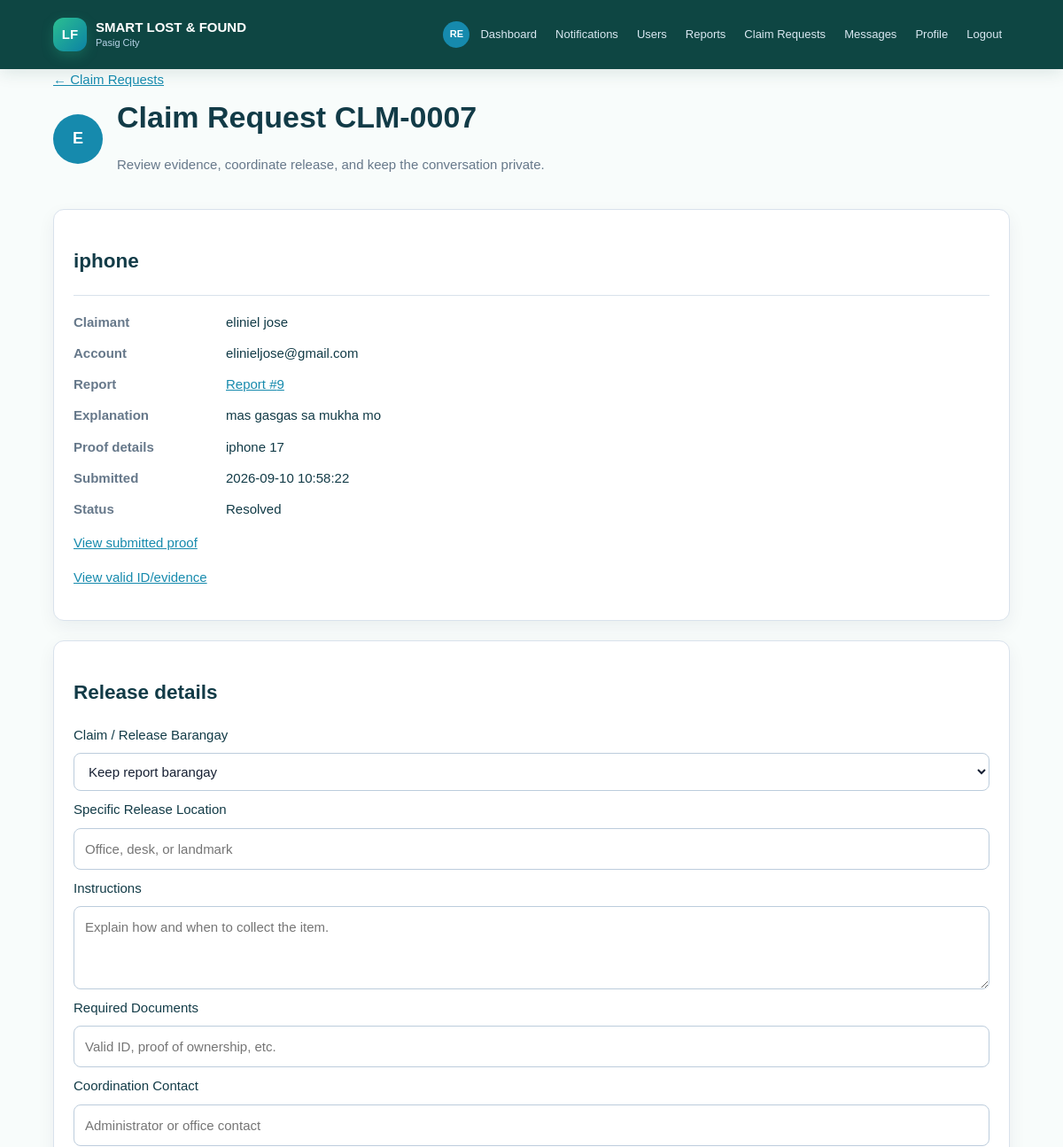
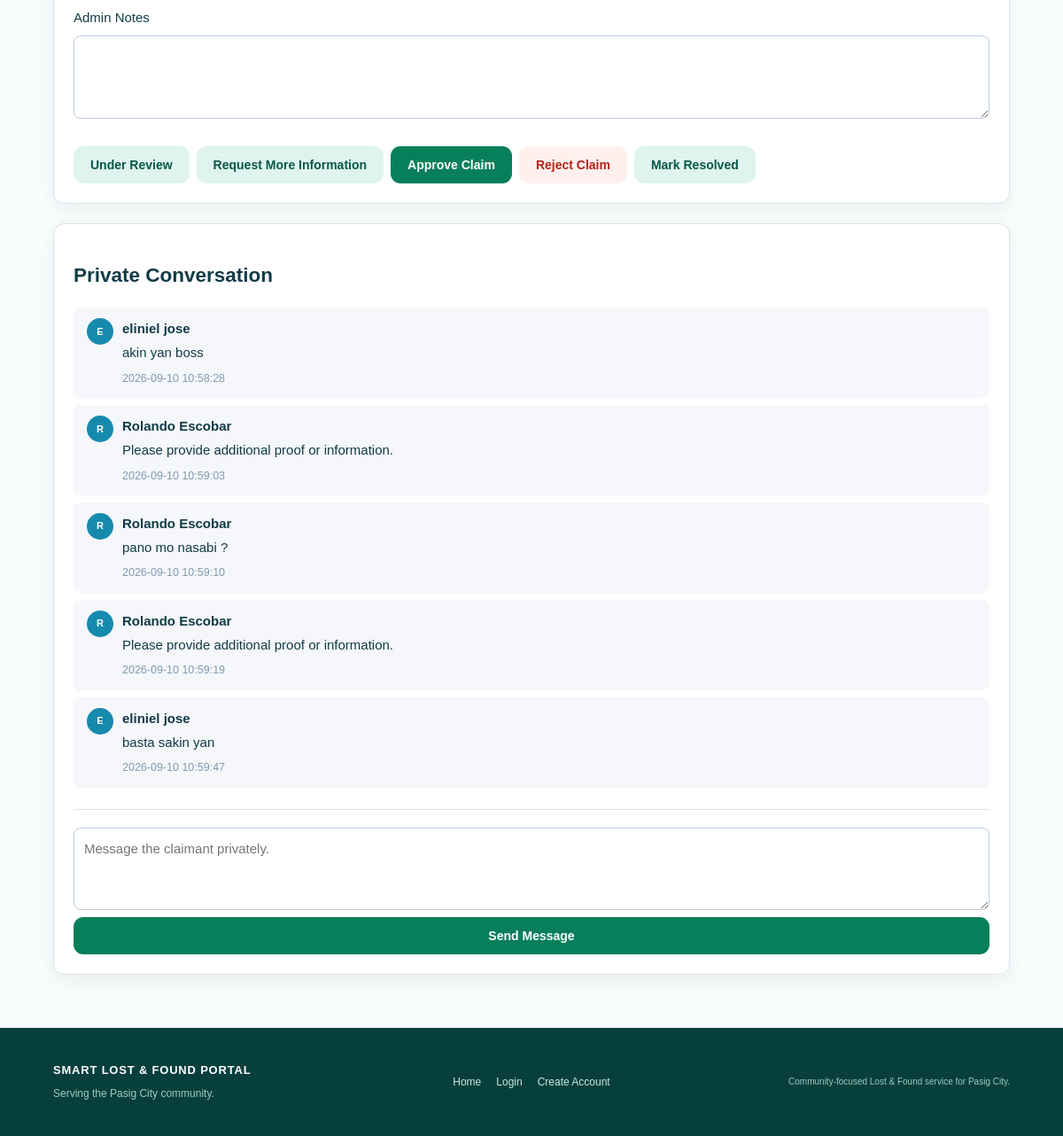
The page /admin/claims/7 (signed in) on the database its author committed (2 pictures, top to bottom).
### tables this page shows
CREATE TABLE users (id INTEGER PRIMARY KEY AUTOINCREMENT, username TEXT UNIQUE NOT NULL, email TEXT UNIQUE NOT NULL, password_hash TEXT NOT NULL, role TEXT NOT NULL DEFAULT 'STUDENT', full_name TEXT, student_id TEXT, security_question TEXT, security_answer_hash TEXT, account_status TEXT DEFAULT 'ACTIVE', created_at TEXT, profile_picture TEXT, theme_preference TEXT DEFAULT 'light');

CREATE TABLE claims (id INTEGER PRIMARY KEY AUTOINCREMENT, item_id INTEGER NOT NULL, claimant_id INTEGER NOT NULL, proof TEXT, status TEXT NOT NULL DEFAULT 'PENDING', admin_notes TEXT, created_at TEXT DEFAULT CURRENT_TIMESTAMP, reviewed_at TEXT, reason TEXT, proof_filename TEXT, id_filename TEXT, updated_at TEXT, release_barangay TEXT, release_location TEXT, release_instructions TEXT, required_documents TEXT, coordination_contact TEXT, FOREIGN KEY(item_id) REFERENCES items(id), FOREIGN KEY(claimant_id) REFERENCES users(id));

CREATE TABLE items (id INTEGER PRIMARY KEY AUTOINCREMENT, user_id INTEGER NOT NULL, item_type TEXT NOT NULL, item_name TEXT NOT NULL, category TEXT NOT NULL, location TEXT NOT NULL, item_date TEXT NOT NULL, item_time TEXT, color TEXT, description TEXT, status TEXT NOT NULL DEFAULT 'ACTIVE', created_at TEXT DEFAULT CURRENT_TIMESTAMP, additional_details TEXT, contact_info TEXT, image_filename TEXT, updated_at TEXT, specific_location TEXT, review_notes TEXT, FOREIGN KEY(user_id) REFERENCES users(id));

CREATE TABLE messages (id INTEGER PRIMARY KEY AUTOINCREMENT, sender_id INTEGER NOT NULL, recipient_id INTEGER, item_id INTEGER, claim_id INTEGER, body TEXT NOT NULL, created_at TEXT DEFAULT CURRENT_TIMESTAMP, read_at TEXT, FOREIGN KEY(sender_id) REFERENCES users(id), FOREIGN KEY(recipient_id) REFERENCES users(id), FOREIGN KEY(item_id) REFERENCES items(id), FOREIGN KEY(claim_id) REFERENCES claims(id));

### main.py (the view)
@app.route("/admin/claims/<int:claim_id>")
def admin_claim_detail(claim_id):
    if (blocked := admin_required()):
        return blocked
    conn = get_connection()
    claim_row = conn.execute(
        "SELECT claims.*,items.item_name,items.item_type,items.location,items.item_date,items.description,items.image_filename,users.full_name AS claimant_name,users.email AS claimant_email,users.profile_picture AS claimant_picture "
        "FROM claims JOIN items ON items.id=claims.item_id JOIN users ON users.id=claims.claimant_id WHERE claims.id=?",
        (claim_id,)
    ).fetchone()
    messages = conn.execute("SELECT messages.*,users.full_name,users.email,users.profile_picture FROM messages JOIN users ON users.id=messages.sender_id WHERE messages.claim_id=? ORDER BY messages.id", (claim_id,)).fetchall()
    conn.close()
    if not claim_row:
        abort(404)
    return render_template("admin_claim_detail.html", claim=claim_row, messages=messages)

### database.py (called while the page is built)
def get_connection():
    conn = sqlite3.connect(DB_NAME)
    conn.row_factory = sqlite3.Row
    conn.execute("PRAGMA foreign_keys = ON")
    return conn

### main.py (called while the page is built)
def is_admin(user=None):
    return bool(user and str(user["role"]).upper() == "ADMIN")

def current_user():
    user_id = session.get("user_id")
    if not user_id:
        return None
    conn = get_connection()
    user = conn.execute("SELECT * FROM users WHERE id=?", (user_id,)).fetchone()
    conn.close()
    return user

def user_required(message="Please log in to continue."):
    if not session.get("user_id"):
        flash(message, "info")
        return redirect(url_for("login", next=request.path))
    return None

def admin_required():
    blocked = user_required("Please log in as an administrator to continue.")
    if blocked:
        return blocked
    if not is_admin(current_user()):
        abort(403)
    return None

def avatar_url(user):
    filename = user["profile_picture"] if user and "profile_picture" in user.keys() else None
    return url_for("static", filename=f"uploads/avatars/{filename}") if filename else None

def initials(user):
    name = (user["full_name"] if user and "full_name" in user.keys() else "") or "User"
    parts = [part for part in name.split() if part]
    return "".join(part[0] for part in parts[:2]).upper() or "U"

def claim_code(claim_id):
    return f"CLM-{claim_id:04d}"

@app.context_processor
def template_context():
    user = current_user()
    unread = 0
    if user:
        conn = get_connection()
        unread = conn.execute("SELECT COUNT(*) FROM notifications WHERE user_id=? AND is_read=0", (user["id"],)).fetchone()[0]
        conn.close()
    return {
        "current_user": user,
        "categories": CATEGORIES,
        "barangays": BARANGAYS,
        "all_barangays": ALL_BARANGAYS,
        "public_item_image": public_item_image,
        "avatar_url": avatar_url,
        "initials": initials,
        "unread_notifications": unread,
        "claim_code": claim_code,
        "theme": (user["theme_preference"] if user and user["theme_preference"] in ("light", "dark", "system") else "light") if user else "light"
    }

### templates/admin_claim_detail.html
{% extends "base.html" %}{% block title %}{{ claim_code(claim['id']) }} | Pasig City{% endblock %}{% block content %}<div class="page-head"><a href="{{ url_for('admin_claims') }}">&larr; Claim Requests</a><div class="profile-header">{% if claim['claimant_picture'] %}<img class="avatar avatar-medium" src="{{ url_for('static',filename='uploads/avatars/' + claim['claimant_picture']) }}" alt="Claimant profile picture">{% else %}<div class="avatar avatar-medium">{{ claim['claimant_name'][0]|upper if claim['claimant_name'] else 'U' }}</div>{% endif %}<div><h1>Claim Request {{ claim_code(claim['id']) }}</h1><p class="muted">Review evidence, coordinate release, and keep the conversation private.</p></div></div></div><section class="panel"><h2>{{ claim['item_name'] }}</h2><dl><dt>Claimant</dt><dd>{{ claim['claimant_name'] or claim['claimant_email'] }}</dd><dt>Account</dt><dd>{{ claim['claimant_email'] }}</dd><dt>Report</dt><dd><a href="{{ url_for('admin_report_detail',item_id=claim['item_id']) }}">Report #{{ claim['item_id'] }}</a></dd><dt>Explanation</dt><dd>{{ claim['reason'] }}</dd><dt>Proof details</dt><dd>{{ claim['proof'] }}</dd><dt>Submitted</dt><dd>{{ claim['created_at'] }}</dd><dt>Status</dt><dd>{{ claim['status']|title }}</dd></dl>{% if claim['proof_filename'] %}<p><a href="{{ url_for('private_file',filename=claim['proof_filename']) }}">View submitted proof</a></p>{% endif %}{% if claim['id_filename'] %}<p><a href="{{ url_for('private_file',filename=claim['id_filename']) }}">View valid ID/evidence</a></p>{% endif %}</section><section class="panel"><h2>Release details</h2><form method="post" action="{{ url_for('admin_claim_action',claim_id=claim['id'],action='approve') }}" class="form"><label>Claim / Release Barangay</label><select name="release_barangay"><option value="">Keep report barangay</option>{% for district,places in barangays.items() %}<optgroup label="{{ district }}">{% for place in places %}<option value="{{ place }}" {% if claim['release_barangay']==place %}selected{% endif %}>{{ place }}</option>{% endfor %}</optgroup>{% endfor %}</select><label>Specific Release Location</label><input name="release_location" value="{{ claim['release_location'] or '' }}" placeholder="Office, desk, or landmark"><label>Instructions</label><textarea name="release_instructions" rows="3" placeholder="Explain how and when to collect the item.">{{ claim['release_instructions'] or '' }}</textarea><label>Required Documents</label><input name="required_documents" value="{{ claim['required_documents'] or '' }}" placeholder="Valid ID, proof of ownership, etc."><label>Coordination Contact</label><input name="coordination_contact" value="{{ claim['coordination_contact'] or '' }}" placeholder="Administrator or office contact"><label>Admin Notes</label><textarea name="notes" rows="3">{{ claim['admin_notes'] or '' }}</textarea><div class="admin-actions"><button class="btn secondary" formaction="{{ url_for('admin_claim_action',claim_id=claim['id'],action='under-review') }}">Under Review</button><button class="btn secondary" formaction="{{ url_for('admin_claim_action',claim_id=claim['id'],action='request-info') }}">Request More Information</button><button class="btn primary">Approve Claim</button><button class="btn danger" formaction="{{ url_for('admin_claim_action',claim_id=claim['id'],action='reject') }}">Reject Claim</button><button class="btn secondary" formaction="{{ url_for('admin_claim_action',claim_id=claim['id'],action='resolve') }}">Mark Resolved</button></div></form></section><section class="panel"><h2>Private Conversation</h2>{% for message in messages %}<div class="chat-message">{% if message['profile_picture'] %}<img class="avatar avatar-small" src="{{ url_for('static',filename='uploads/avatars/' + message['profile_picture']) }}" alt="Profile picture">{% else %}<span class="avatar avatar-small">{{ message['full_name'][0]|upper if message['full_name'] else 'U' }}</span>{% endif %}<div><b>{{ message['full_name'] or message['email'] }}</b><p>{{ message['body'] }}</p><small>{{ message['created_at'] }}</small></div></div>{% else %}<div class="empty">No messages yet.</div>{% endfor %}<form method="post" action="{{ url_for('claim_message',claim_id=claim['id']) }}" class="message-form"><textarea name="body" rows="3" placeholder="Message the claimant privately." required></textarea><button class="btn primary">Send Message</button></form></section>{% endblock %}

### static/style.css (style rules this page uses)
* { box-sizing:border-box }
body { margin:0;background:#f5f7fa;color:#172033;font:15px/1.55 Arial,Helvetica,sans-serif }
.home-note,.primary-action,.feature-card,.action-card,.panel,.item-card,.admin-row { background:#fff;border:1px solid #d9e2ec;border-radius:12px;box-shadow:0 7px 20px rgba(16,42,67,.06) }
.page-head { margin-bottom:24px }
.page-head h1 { margin:5px 0;font-size:34px }
.muted { color:#66788a }
.btn { display:inline-block;border:0;border-radius:8px;padding:11px 16px;text-decoration:none;cursor:pointer;font-weight:700;font-size:14px }
.btn.primary { background:#168aad;color:#fff }
.btn.secondary { background:#e8f1f5;color:#164e63 }
.btn.danger { background:#fff0ed;color:#b42318 }
.form { display:flex;flex-direction:column;gap:9px }
.form input,.form select,.form textarea,.filter-bar input,.filter-bar select { width:100%;padding:11px 12px;border:1px solid #bcccdc;border-radius:8px;background:#fff;color:#172033;font:inherit }
.form textarea { resize:vertical }
.form small,small { color:#66788a }
.panel { padding:22px;margin-bottom:22px }
.message-form { border-top:1px solid #d9e2ec;margin-top:24px;padding-top:20px;display:flex;flex-direction:column;gap:8px }
.message-form textarea { padding:11px;border:1px solid #bcccdc;border-radius:8px;font:inherit }
dl { display:grid;grid-template-columns:160px 1fr;gap:12px;border-top:1px solid #d9e2ec;padding-top:18px;margin-top:20px;text-align:left }
dt { font-weight:700;color:#66788a }
dd { margin:0 }
.back-link,a { color:#168aad }
.admin-actions { display:flex;flex-wrap:wrap;gap:8px;margin-top:22px }
.chat-message { padding:12px 15px;margin:8px 0;background:#f5f7fa;border-radius:8px;display:flex;align-items:flex-start;gap:10px }
.chat-message p { margin:4px 0 }
.chat-message small { color:#829ab1 }
.avatar { width:42px;height:42px;border-radius:50%;object-fit:cover;background:#168aad;color:#fff;display:inline-flex;align-items:center;justify-content:center;font-weight:800;flex:0 0 auto }
.avatar-small { width:30px;height:30px;font-size:11px }
.avatar-medium { width:56px;height:56px;font-size:18px }
.profile-header { display:flex;align-items:center;gap:16px }

### static/home.css (style rules this page uses)
:root { --pasig-green: #087f5b; --pasig-green-dark: #075943; --pasig-blue: #087ea4; --pasig-ink: #123b47; --pasig-mist: #eef8f5; --pasig-line: #d8ebe5; }
body { background: #f8fcfb; color: var(--pasig-ink); }
.btn { border-radius: 11px; padding: 13px 19px; transition: transform .2s ease, box-shadow .2s ease, background .2s ease; }
.btn.primary { background: var(--pasig-green); }
.btn.secondary { background: #dff3ef; color: var(--pasig-green-dark); }

### rows shown on the page
users: full_name "E", full_name "eliniel jose", claimant_email "elinieljose@gmail.com"
claims: id "CLM-0007", item_id "9", reason "mas gasgas sa mukha mo", proof "iphone 17", created_at "2026-09-10 10:58:22", status "Resolved"
items: item_name "iphone"
messages: full_name "E", full_name "eliniel jose", body "akin yan boss", created_at "2026-09-10 10:58:28"
messages: full_name "R", full_name "Rolando Escobar", body "Please provide additional proof or information.", created_at "2026-09-10 10:59:03"
messages: full_name "R", full_name "Rolando Escobar", body "pano mo nasabi ?", created_at "2026-09-10 10:59:10"
messages: full_name "R", full_name "Rolando Escobar", body "Please provide additional proof or information.", created_at "2026-09-10 10:59:19"
messages: full_name "E", full_name "eliniel jose", body "basta sakin yan", created_at "2026-09-10 10:59:47"

### other values the page prints
{{ initials(current_user) }} "RE"
